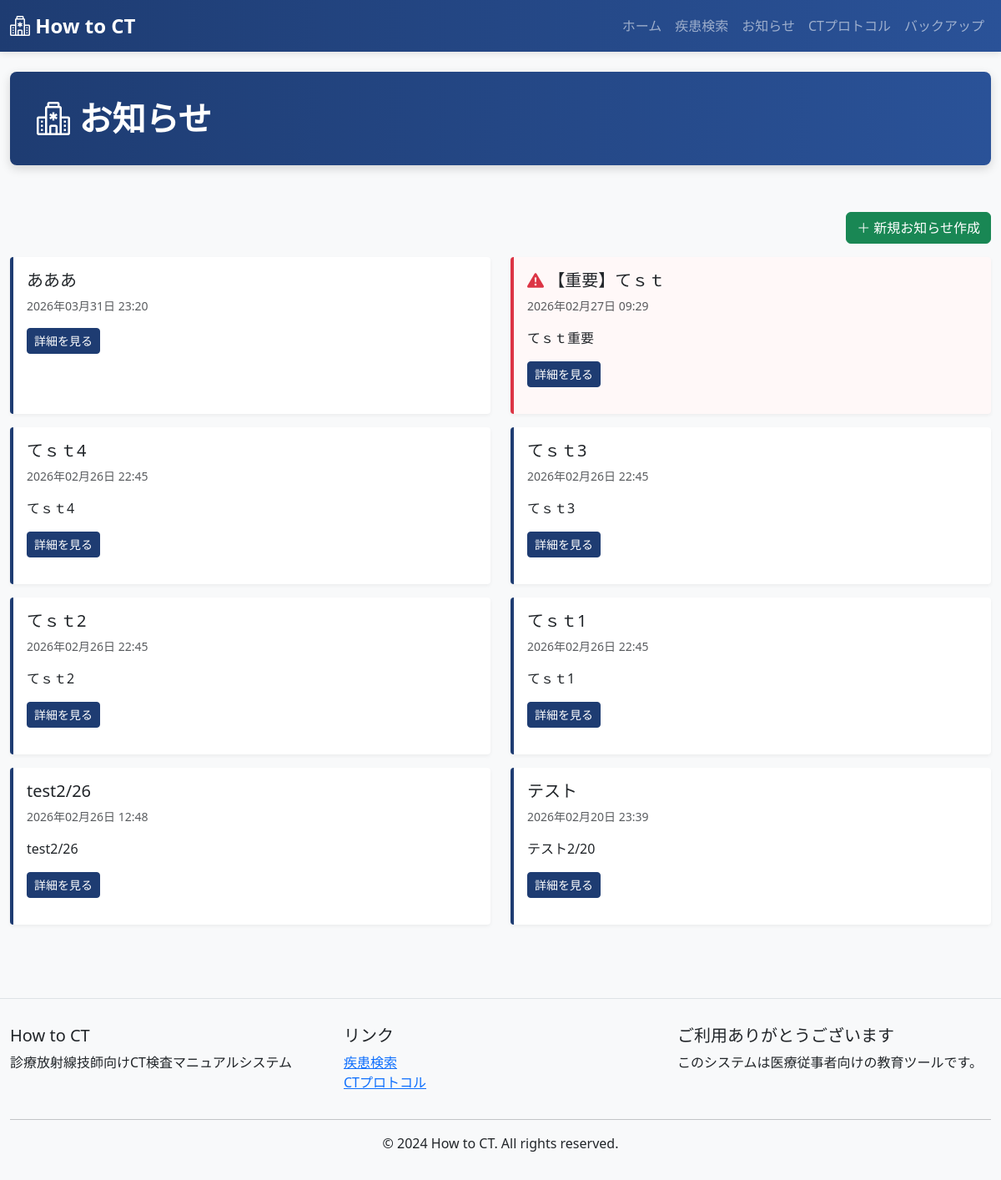
The page /form/ on the database as committed earlier.
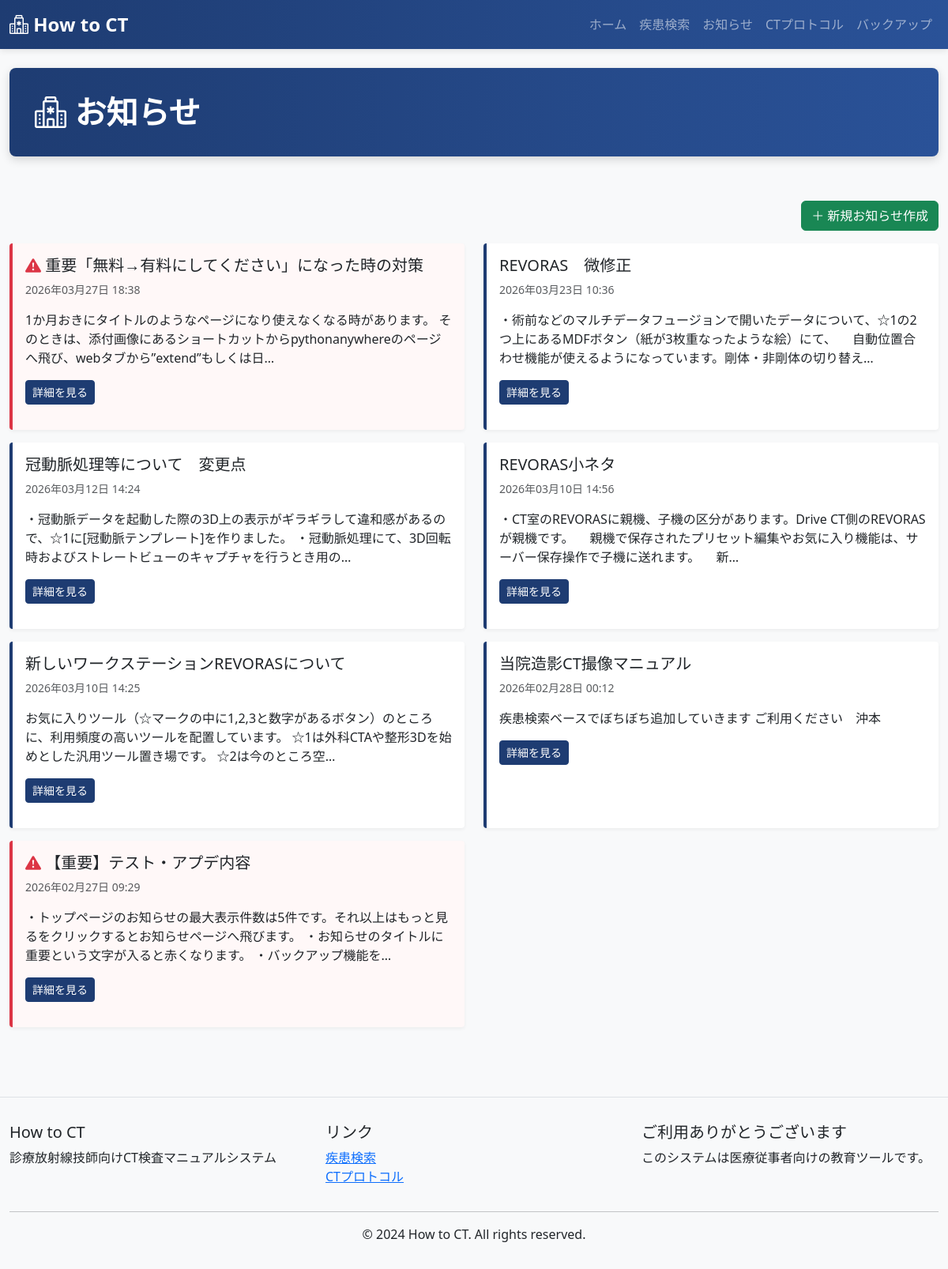
The same page on the database as committed later.
### ct_app/models.py (models this page shows, shortened)
class Form(models.Model):
    title = models.CharField(max_length=255)
    main = models.TextField()
    created_at = models.DateTimeField(auto_now_add=True)
    updated_at = models.DateTimeField(auto_now=True)
    post_img = models.ImageField(upload_to='post_images/', null=True, blank=True)
    class Meta:
        ordering = ['-created_at']

### ct_app/views.py (the view)
# urls.py: path('form/', views.FormListView.as_view(), name='form_list'),
class FormListView(View):
    def get(self, request):
        forms = Form.objects.all()
        context = {
            'page_title': 'お知らせ',
            'forms': forms,
        }
        return render(request, 'ct_app/form_list.html', context)

### ct_app/templates/ct_app/form_list.html (shortened to what this page needs)
{% extends 'ct_app/base.html' %}
{% block content %}
<div class="row mb-3">
    <div class="col-12 text-end">
        <a href="{% url 'form_create' %}" class="btn btn-success">
            <i class="bi bi-plus-lg"></i> 新規お知らせ作成
        </a>
    </div>
</div>
<div class="row">
    {% if forms %}
        {% for form in forms %}
        <div class="col-md-6 mb-3"> <div class="notice-item h-100 {% if '重要' in form.title %}is-important{% endif %}">
                <h5>
                    {% if '重要' in form.title %}
                        <span class="text-danger"><i class="bi bi-exclamation-triangle-fill"></i></span>
                    {% endif %}
                    {{ form.title }}
                </h5>
                <p class="text-muted small">{{ form.created_at|date:'Y年m月d日 H:i' }}</p>
                <p>{{ form.main|truncatechars:100 }}</p>
                <a href="{% url 'form_detail' form.pk %}" class="btn btn-sm btn-primary">
                    詳細を見る
                </a>
            </div>
        </div>
        {% endfor %}
    {% else %}
    <div class="col-12">
        <div class="alert alert-info">
            お知らせがありません。
        </div>
    </div>
    {% endif %}
</div>
{% endblock %}

Rows that differ between the two databases and show on the page:
removed Form: title "あああ", created_at "2026年03月31日 23:20"
removed Form: title "てｓｔ4", created_at "2026年02月26日 22:45", main "てｓｔ4"
removed Form: title "てｓｔ3", created_at "2026年02月26日 22:45", main "てｓｔ3"
removed Form: title "てｓｔ2", created_at "2026年02月26日 22:45", main "てｓｔ2"
removed Form: title "てｓｔ1", created_at "2026年02月26日 22:45", main "てｓｔ1"
removed Form: title "test2/26", created_at "2026年02月26日 12:48", main "test2/26"
removed Form: title "テスト", created_at "2026年02月20日 23:39", main "テスト2/20"
added Form: title "重要「無料→有料にしてください」になった時の対策", created_at "2026年03月27日 18:38", main "1か月おきにタイトルのようなページになり使えなくなる時があります。 そのときは、添付画像にあるショートカットからpythonanywhereのページへ飛び、webタブから”extend”もしくは日…"
added Form: title "REVORAS 微修正", created_at "2026年03月23日 10:36", main "・術前などのマルチデータフュージョンで開いたデータについて、☆1の2つ上にあるMDFボタン（紙が3枚重なったような絵）にて、 自動位置合わせ機能が使えるようになっています。剛体・非剛体の切り替え…"
added Form: title "冠動脈処理等について 変更点", created_at "2026年03月12日 14:24", main "・冠動脈データを起動した際の3D上の表示がギラギラして違和感があるので、☆1に[冠動脈テンプレート]を作りました。 ・冠動脈処理にて、3D回転時およびストレートビューのキャプチャを行うとき用の…"
added Form: title "REVORAS小ネタ", created_at "2026年03月10日 14:56", main "・CT室のREVORASに親機、子機の区分があります。Drive CT側のREVORASが親機です。 親機で保存されたプリセット編集やお気に入り機能は、サーバー保存操作で子機に送れます。 新…"
added Form: title "新しいワークステーションREVORASについて", created_at "2026年03月10日 14:25", main "お気に入りツール（☆マークの中に1,2,3と数字があるボタン）のところに、利用頻度の高いツールを配置しています。 ☆1は外科CTAや整形3Dを始めとした汎用ツール置き場です。 ☆2は今のところ空…"
added Form: title "当院造影CT撮像マニュアル", created_at "2026年02月28日 00:12", main "疾患検索ベースでぼちぼち追加していきます ご利用ください 沖本"
changed Form: title "【重要】てｓｔ" → "【重要】テスト・アプデ内容"; main "てｓｔ重要" → "・トップページのお知らせの最大表示件数は5件です。それ以上はもっと見るをクリックするとお知らせページへ飛びます。 ・お知らせのタイトルに重要という文字が入ると赤くなります。 ・バックアップ機能を…"
